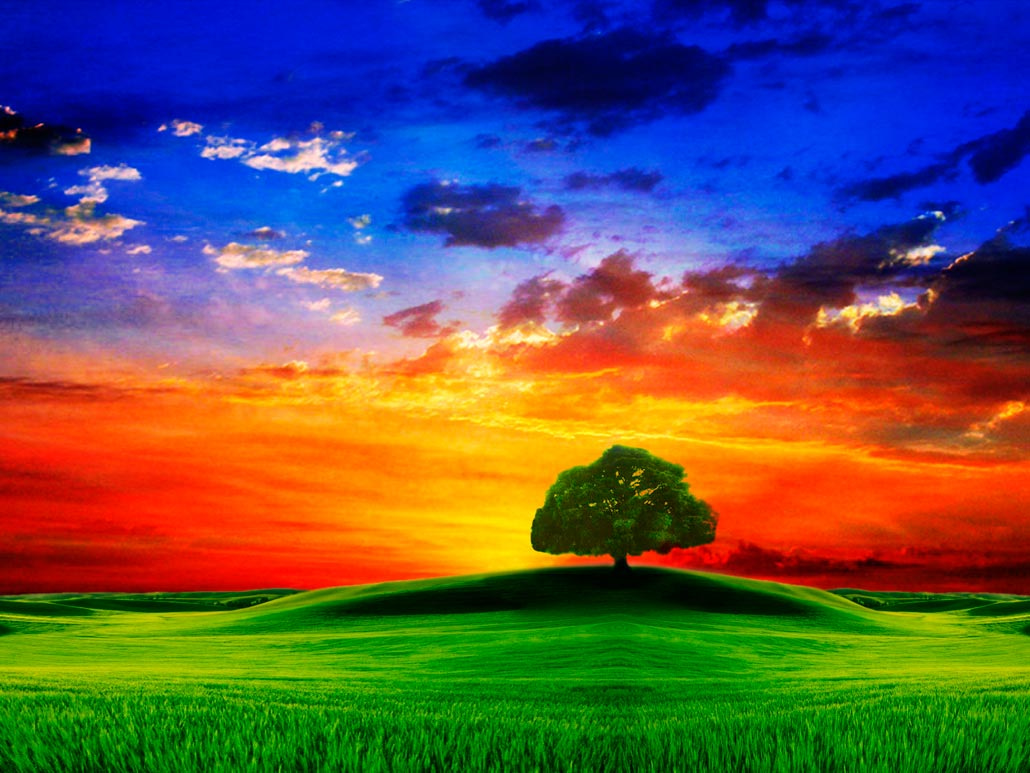
#> input picture test.jpg, 1030 x 773 px
$ python testOpencv.py
#> lines starting #> are read from the running program, lines starting #| are printed output that depends on the picture; after the words box and inside, x2 and y2 are one past the last pixel; in counts of white or black regions, pixels touching at a corner belong together
import cv2
import np

img =  cv2.imread('test.jpg')
#> img is the input picture: shape (773, 1030, 3); mean B, G, R 83.4, 86.6, 98.9
cv2.imshow('test' , img)
cv2.waitKey(0)
#cv2.imwrite('colortest.jpg' , img)
print('Высота' , img.shape[0])
#| Высота 773
print('Ширина' , img.shape[1])
#| Ширина 1030
print('Количество каналов' , img.shape[2])
#| Количество каналов 3
(b,g,r) = img[0, 0]
#> b = 160; g = 10; r = 0
print(f'Красный: {r} , Зеленый: {g} , Синий: {b}')
#| Красный: 0 , Зеленый: 10 , Синий: 160
img[0, 0] = (255, 0, 0)
#> img: shape (773, 1030, 3); under 0.01% of pixels changed, all inside (x1, y1, x2, y2) = (0, 0, 1, 1)
(b,g,r) = img[0, 0]
#> b = 255; g = 0
print(f'Красный: {r} , Зеленый: {g} , Синий: {b}')
#| Красный: 0 , Зеленый: 0 , Синий: 255
res_img = cv2.resize(img, (500,900), cv2.INTER_NEAREST)
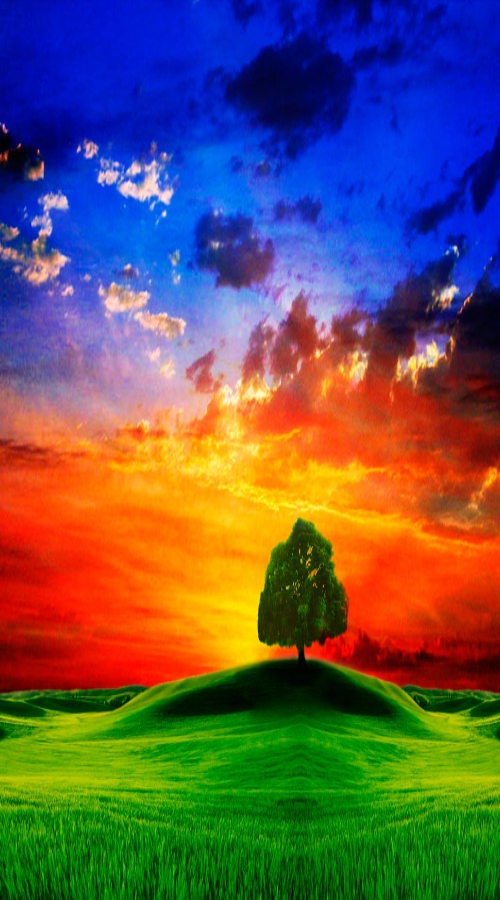
#> res_img: shape (900, 500, 3); mean B, G, R 83.3, 86.5, 98.8
cv2.imshow('измененый размер' , res_img)
cv2.waitKey(0)
h, w = img.shape[:2]
#> h = 773; w = 1030
#> (the run stopped early here; a loop or call above may not have finished)
